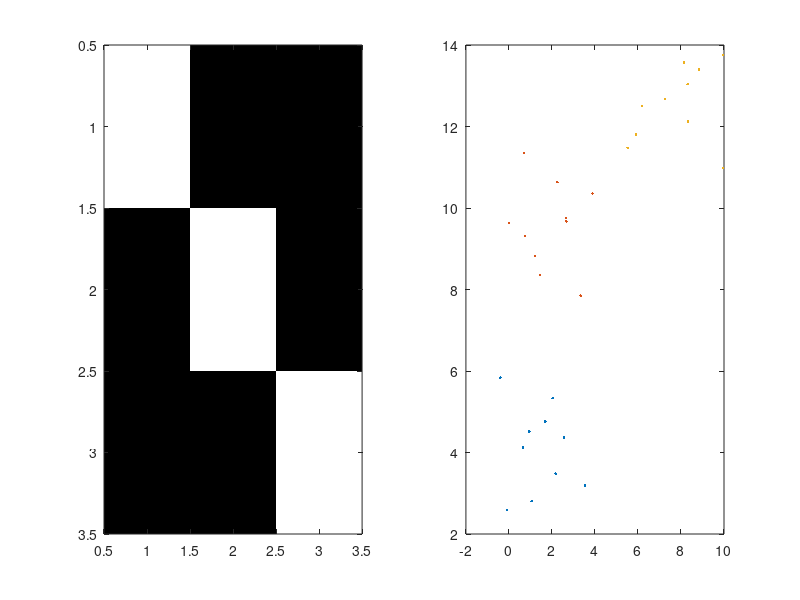

The MATLAB source for this figure:
function lda3

%% generate data sets
N = [10,10,10]; % number of samples
K = length(N); % number of classes
D = 2; % dimension of feature vector
sigma = rand([K,D]).*15.0;
X=[];Y=[];
for i=1:K
  X = [X;randn(N(i),D)+repmat(sigma(i,:),[N(i),1])];  
  Y = [Y;ones([N(i),1])*(i-1)];
end
C=unique(Y);

%% compute mean,covariance etc.
for i=1:K
  dat(i).w=find(Y==C(i));
  dat(i).mu=mean(X(dat(i).w,:));
  dat(i).S= ...
           (X(dat(i).w,:)-repmat(dat(i).mu,[length(dat(i).w) 1]))'* ...
           (X(dat(i).w,:)-repmat(dat(i).mu,[length(dat(i).w) 1]));
  dat(i).N=length(dat(i).w);
end

%% mean of all classes
mu=mean(X,1);

%% within-class scatter 
Sw=zeros(size(dat(1).S));
for i=1:K,Sw = Sw+dat(i).S; end

%% between-class scatter
Sb=zeros([D D]);
for i=1:K,Sb=Sb+dat(i).N*(dat(i).mu-mu)'*(dat(i).mu-mu);end

%% eigen decomposition
[U S V]=svd(inv(Sw)*Sb);
W=U(:,1:2)';
Prior=zeros(K,2);
for i=1:K, Prior(i,:)=dat(i).mu*W'; end

%% compute probability
L = X*W';
for i=1:K
    P(:,i) = exp(-0.5*sum((L-repmat(Prior(i,:),[sum(N),1])).^2,2));
end
P = P./repmat(sum(P,2),[1,3]);

%% display
fres = [];
for i=1:K
  fres=[fres;mean(P(sum(N(1:i-1))+1:sum(N(1:i)),:))];
end
fres
subplot(121),
imagesc(fres),colormap('gray');
subplot(122),
xmat=[];
for i=1:K,
  xmat=[xmat, ...
        X(sum(N(1:i-1))+1:sum(N(1:i-1))+N(i),1)+ ...
        X(1+sum(N(1:i-1)):sum(N(1:i-1))+N(i),2)*j];
end
plot(xmat,'.');

